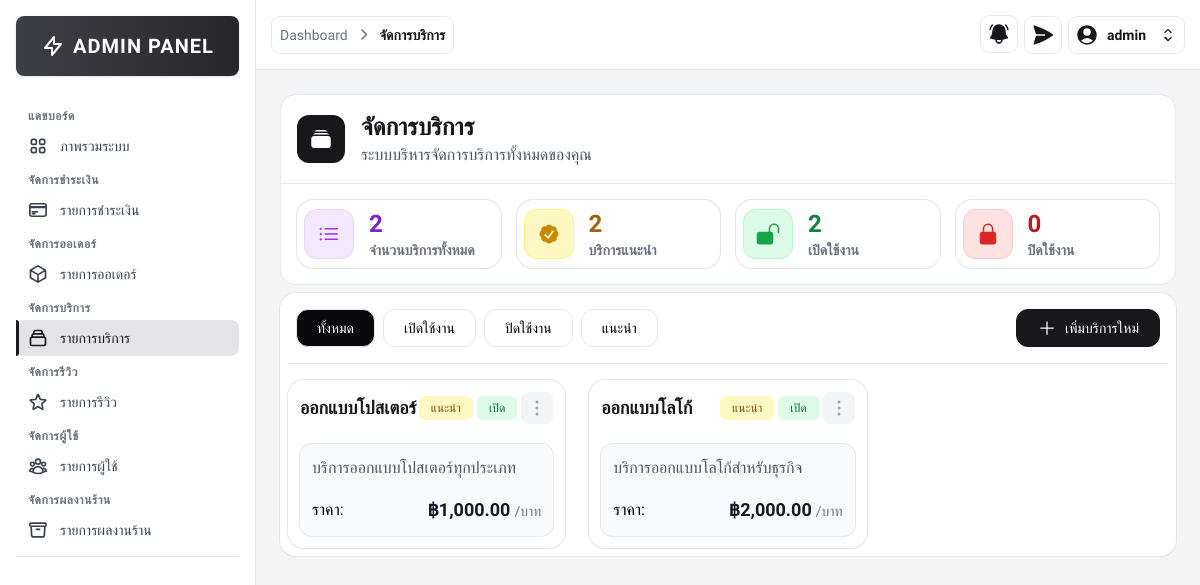
Page /src/admin/service_list.php (signed in) on the committed database.
### tables this page shows
CREATE TABLE services (
    service_id INT AUTO_INCREMENT PRIMARY KEY,        
    service_name TEXT NOT NULL,                       
    slug VARCHAR(255) UNIQUE NOT NULL,                
    short_description TEXT,                           
    base_price DECIMAL(10,2),                         
    price_unit VARCHAR(10),                           
    is_featured BOOLEAN DEFAULT FALSE,                
    is_active BOOLEAN DEFAULT TRUE,                   
    created_at DATETIME DEFAULT CURRENT_TIMESTAMP,    
    updated_at DATETIME DEFAULT CURRENT_TIMESTAMP ON UPDATE CURRENT_TIMESTAMP  
);

### src/admin/service_list.php (the view, shortened to what this page needs)
<?php
require __DIR__ . '/../includes/db_connect.php';
$sql_all = "SELECT * FROM services ORDER BY created_at DESC";
$result_all = $conn->query($sql_all);
$sql_active = "SELECT * FROM services WHERE is_active = 1 ORDER BY created_at DESC";
$result_active = $conn->query($sql_active);
$sql_inactive = "SELECT * FROM services WHERE is_active = 0 ORDER BY created_at DESC";
$result_inactive = $conn->query($sql_inactive);
$sql_featured = "SELECT * FROM services WHERE is_featured = 1 ORDER BY created_at DESC";
$result_featured = $conn->query($sql_featured);
?>
<!DOCTYPE html>
<html lang="en">
<head>
    <script src="https://cdn.tailwindcss.com"></script>
    <link rel="stylesheet" href="https://cdnjs.cloudflare.com/ajax/libs/font-awesome/6.4.0/css/all.min.css">
</head>
<body class="font-thai bg-zinc-100">
    <?php include '../includes/sidebar.php'; ?>
    <div class="ml-64">
        <?php
        include '../includes/admin_navbar.php';
        ?>
        <div class="p-6">
            <div class=" text-zinc-900 bg-white rounded-2xl border border-slate-200 mb-2">
                <div class="flex items-center border-b border-gray-200 p-4">
                    <div class="mr-4 rounded-xl bg-zinc-900 p-3">
                    </div>
                    <div class="">
                        <h1 class="flex items-center text-2xl font-bold text-zinc-900">
                            จัดการบริการ
                        </h1>
                        <p class="text-gray-600">
                            ระบบบริหารจัดการบริการทั้งหมดของคุณ
                        </p>
                    </div>
                </div>
                <div class="mx-auto text-center p-4">
                    <div class="grid grid-cols-1 md:grid-cols-4 gap-4">
                        <div class="bg-white flex items-center p-2 ring-1 ring-zinc-200 rounded-2xl">
                            <div class="mr-4 rounded-xl text-purple-600 bg-purple-100 ring-1 ring-purple-200 p-3">
                            </div>
                            <div class="">
                                <h1 class="flex items-center text-2xl font-bold text-purple-700">
                                    <?= $result_all->num_rows ?>
                                </h1>
                                <p class="text-gray-500 text-sm font-bold">
                                    จำนวนบริการทั้งหมด
                                </p>
                            </div>
                        </div>
                        <div class="bg-white flex items-center p-2 ring-1 ring-zinc-200 rounded-2xl">
                            <div class="mr-4 rounded-xl text-yellow-600 bg-yellow-100 ring-1 ring-yellow-200 p-3">
                            </div>
                            <div class="">
                                <h1 class="flex items-center text-2xl font-bold text-yellow-700">
                                    <?= $result_featured->num_rows ?>
                                </h1>
                                <p class="text-gray-500 text-sm font-bold">
                                    บริการแนะนำ
                                </p>
                            </div>
                        </div>
                        <div class="bg-white flex items-center p-2 ring-1 ring-zinc-200 rounded-2xl">
                            <div class="mr-4 rounded-xl text-green-600 bg-green-100 ring-1 ring-green-200 p-3">
                                <svg xmlns="http://www.w3.org/2000/svg" viewBox="0 0 24 24" fill="currentColor" class="h-6 w-6">
                                    <path d="M18 1.5c2.9 0 5.25 2.35 5.25 5.25v3.75a.75.75 0 0 1-1.5 0V6.75a3.75 3.75 0 1 0-7.5 0v3a3 3 0 0 1 3 3v6.75a3 3 0 0 1-3 3H3.75a3 3 0 0 1-3-3v-6.75a3 3 0 0 1 3-3h9v-3c0-2.9 2.35-5.25 5.25-5.25Z" />
                                </svg>
                            </div>
                            <div class="">
                                <h1 class="flex items-center text-2xl font-bold text-green-700">
                                    <?= $result_active->num_rows ?>
                                </h1>
                                <p class="text-gray-500 text-sm font-bold">
                                    เปิดใช้งาน
                                </p>
                            </div>
                        </div>
                        <div class="bg-white flex items-center p-2 ring-1 ring-zinc-200 rounded-2xl">
                            <div class="mr-4 rounded-xl text-red-600 bg-red-100 ring-1 ring-red-200 p-3">
                            </div>
                            <div class="">
                                <h1 class="flex items-center text-2xl font-bold text-red-700">
                                    <?= $result_inactive->num_rows ?>
                                </h1>
                                <p class="text-gray-500 text-sm font-bold">
                                    ปิดใช้งาน
                                </p>
                            </div>
                        </div>
                    </div>
                </div>
            </div>
            <div class="bg-white items-center p-2 ring-1 ring-zinc-200 rounded-2xl">
                <div class="flex justify-between p-2 pb-4 mb-4 border-b border-gray-200">
                    <div class="flex flex-wrap gap-2 items-center">
                        <button class="border transition font-medium rounded-xl text-sm px-5 py-2 text-center flex items-center justify-center"
                            id="all-tab" data-tab-target="all" type="button" role="tab" aria-controls="all" aria-selected="true">
                            ทั้งหมด
                        </button>
                        <button class="border transition font-medium rounded-xl text-sm px-5 py-2 text-center flex items-center justify-center"
                            id="active-tab" data-tab-target="active" type="button" role="tab" aria-controls="active" aria-selected="false">
                            เปิดใช้งาน
                        </button>
                        <button class="border transition font-medium rounded-xl text-sm px-5 py-2 text-center flex items-center justify-center"
                            id="inactive-tab" data-tab-target="inactive" type="button" role="tab" aria-controls="inactive" aria-selected="false">
                            ปิดใช้งาน
                        </button>
                        <button class="border transition font-medium rounded-xl text-sm px-5 py-2 text-center flex items-center justify-center"
                            id="featured-tab" data-tab-target="featured" type="button" role="tab" aria-controls="featured" aria-selected="false">
                            แนะนำ
                        </button>
                    </div>
                    <div class="">
                        <a href="service_add.php" class="border transition font-medium rounded-xl text-sm px-5 py-2 text-center flex items-center justify-center bg-zinc-900 text-white border-zinc-900">
                            <svg xmlns="http://www.w3.org/2000/svg" viewBox="0 0 24 24" fill="currentColor" class="h-5 w-5 mr-2">
                                <path fill-rule="evenodd" d="M12 3.75a.75.75 0 0 1 .75.75v6.75h6.75a.75.75 0 0 1 0 1.5h-6.75v6.75a.75.75 0 0 1-1.5 0v-6.75H4.5a.75.75 0 0 1 0-1.5h6.75V4.5a.75.75 0 0 1 .75-.75Z" clip-rule="evenodd" />
                            </svg>
                            เพิ่มบริการใหม่</a>
                    </div>
                </div>
                <div class="tab-content">
                    <div class="tab-pane active" id="all" role="tabpanel" aria-labelledby="all-tab">
                        <div class="grid grid-cols-1 md:grid-cols-2 lg:grid-cols-3 gap-6">
                            <?php if ($result_all && $result_all->num_rows > 0): ?>
                                <?php while ($row = $result_all->fetch_assoc()): ?>
                                    <div class="bg-white rounded-2xl shadow-sm p-3 space-y-2 cursor-pointer ring-1 ring-gray-200">
                                        <div class="">
                                            <div class="flex items-center justify-between mb-5">
                                                <div class="font-semibold text-lg text-zinc-900">
                                                    <?= htmlspecialchars($row['service_name']) ?>
                                                </div>
                                                <div class="flex space-x-1 item-center">
                                                    <div class="flex items-center space-x-1">
                                                        <?php if ($row['is_featured']): ?>
                                                            <span class="px-3 py-1 rounded-md text-xs font-medium inline-flex items-center bg-yellow-100 text-yellow-800">
                                                                แนะนำ
                                                            </span>
                                                        <?php endif; ?>
                                                        <?php if ($row['is_active']): ?>
                                                            <span class="px-3 py-1 rounded-md text-xs font-medium inline-flex items-center bg-green-100 text-green-800">
                                                                เปิด
                                                            </span>
                                                        <?php else: ?>
                                                            <span class="px-3 py-1 rounded-md text-xs font-medium inline-flex items-center bg-red-100 text-red-800">
                                                                ปิด
                                                            </span>
                                                        <?php endif; ?>
                                                    </div>
                                                    <div class="">
                                                        <button id="dropdownDefaultButton<?= $row['service_id'] ?>" data-dropdown-toggle="cancel<?= $row['service_id'] ?>" class="flex items-center p-1 text-sm font-medium text-center text-gray-400 rounded-lg bg-gray-100 hover:bg-gray-200 focus:ring-4 focus:outline-none focus:ring-gray-200" type="button">
                                                            <svg xmlns="http://www.w3.org/2000/svg" viewBox="0 0 24 24" fill="currentColor" class="size-6">
                                                                <path fill-rule="evenodd" d="M10.5 6a1.5 1.5 0 1 1 3 0 1.5 1.5 0 0 1-3 0Zm0 6a1.5 1.5 0 1 1 3 0 1.5 1.5 0 0 1-3 0Zm0 6a1.5 1.5 0 1 1 3 0 1.5 1.5 0 0 1-3 0Z" clip-rule="evenodd" />
                                                            </svg>
                                                        </button>
                                                    </div>
                                                </div>
                                            </div>
                                        </div>
                                        <div class="bg-gray-50 p-3 rounded-xl ring-1 ring-gray-200">
                                            <p class="text-gray-600 mb-4 line-clamp-2"><?php echo htmlspecialchars($row['short_description']); ?></p>
                                            <div class="flex justify-between items-center ">
                                                <span>ราคา:</span>
                                                <span>
                                                    <span class="text-lg font-bold text-gray-900">฿<?php echo number_format($row['base_price'], 2); ?></span>
                                                    <span class="text-sm text-gray-500">/<?php echo htmlspecialchars($row['price_unit']); ?></span>
                                                </span>
                                            </div>
                                        </div>
                                    </div>
                                <?php endwhile; ?>
                            <?php else: ?>
                                <div class="col-span-3 text-center py-10">
                                    <p class="text-gray-500">ไม่มีข้อมูลบริการ</p>
                                </div>
                            <?php endif; ?>
                        </div>
                    </div>
                </div>
            </div>
        </div>
    </div>
</body>
</html>

### src/admin/service_list.php (style rules this page uses)
.font-thai { font-family: 'IBM Plex Sans Thai', sans-serif; }
[role="tab"].active-tab { background-color: hsl(240, 10%, 3.9%); color: white; }

### src/includes/sidebar.php (style rules this page uses)
.font-thai { font-family: 'IBM Plex Sans Thai', sans-serif; }

### src/includes/admin_navbar.php (style rules this page uses)
.font-thai { font-family: 'IBM Plex Sans Thai', sans-serif; }

### rows in the picture
services: service_name "ออกแบบโปสเตอร์", is_featured "แนะนำ", is_active "เปิด", short_description "บริการออกแบบโปสเตอร์ทุกประเภท", base_price "1,000.00", price_unit "บาท"
services: service_name "ออกแบบโลโก้", is_featured "แนะนำ", is_active "เปิด", short_description "บริการออกแบบโลโก้สำหรับธุรกิจ", base_price "2,000.00", price_unit "บาท"

### other values in the picture
$item "Dashboard"
$item "จัดการบริการ"
$fullname "admin"
$result_all->num_rows "2"
$result_featured->num_rows "2"
$result_active->num_rows "2"
$result_inactive->num_rows "0"
